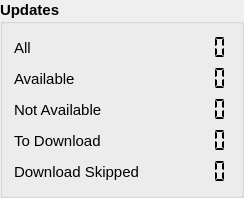
         <widget class="QGroupBox" name="groupBox_2">
          <property name="font">
           <font>
            <pointsize>11</pointsize>
            <bold>true</bold>
           </font>
          </property>
          <property name="title">
           <string>Updates</string>
          </property>
          <layout class="QHBoxLayout" name="horizontalLayout_5" stretch="50,50">
           <item>
            <layout class="QVBoxLayout" name="verticalLayout_6">
             <item>
              <widget class="QLabel" name="label_6">
               <property name="minimumSize">
                <size>
                 <width>130</width>
                 <height>25</height>
                </size>
               </property>
               <property name="maximumSize">
                <size>
                 <width>130</width>
                 <height>25</height>
                </size>
               </property>
               <property name="baseSize">
                <size>
                 <width>130</width>
                 <height>25</height>
                </size>
               </property>
               <property name="font">
                <font>
                 <pointsize>11</pointsize>
                 <bold>false</bold>
                </font>
               </property>
               <property name="text">
                <string>All</string>
               </property>
              </widget>
             </item>
             <item>
              <widget class="QLabel" name="label_7">
               <property name="minimumSize">
                <size>
                 <width>130</width>
                 <height>25</height>
                </size>
               </property>
               <property name="maximumSize">
                <size>
                 <width>130</width>
                 <height>25</height>
                </size>
               </property>
               <property name="baseSize">
                <size>
                 <width>130</width>
                 <height>25</height>
                </size>
               </property>
               <property name="font">
                <font>
                 <pointsize>11</pointsize>
                 <bold>false</bold>
                </font>
               </property>
               <property name="text">
                <string>Available</string>
               </property>
              </widget>
             </item>
             <item>
              <widget class="QLabel" name="label_8">
               <property name="minimumSize">
                <size>
                 <width>130</width>
                 <height>25</height>
                </size>
               </property>
               <property name="maximumSize">
                <size>
                 <width>130</width>
                 <height>25</height>
                </size>
               </property>
               <property name="baseSize">
                <size>
                 <width>130</width>
                 <height>25</height>
                </size>
               </property>
               <property name="font">
                <font>
                 <pointsize>11</pointsize>
                 <bold>false</bold>
                </font>
               </property>
               <property name="text">
                <string>Not Available</string>
               </property>
              </widget>
             </item>
             <item>
              <widget class="QLabel" name="label_9">
               <property name="minimumSize">
                <size>
                 <width>130</width>
                 <height>25</height>
                </size>
               </property>
               <property name="maximumSize">
                <size>
                 <width>130</width>
                 <height>25</height>
                </size>
               </property>
               <property name="baseSize">
                <size>
                 <width>130</width>
                 <height>25</height>
                </size>
               </property>
               <property name="font">
                <font>
                 <pointsize>11</pointsize>
                 <bold>false</bold>
                </font>
               </property>
               <property name="text">
                <string>To Download</string>
               </property>
              </widget>
             </item>
             <item>
              <widget class="QLabel" name="label_10">
               <property name="minimumSize">
                <size>
                 <width>130</width>
                 <height>25</height>
                </size>
               </property>
               <property name="maximumSize">
                <size>
                 <width>130</width>
                 <height>25</height>
                </size>
               </property>
               <property name="baseSize">
                <size>
                 <width>130</width>
                 <height>25</height>
                </size>
               </property>
               <property name="font">
                <font>
                 <pointsize>11</pointsize>
                 <bold>false</bold>
                </font>
               </property>
               <property name="text">
                <string>Download Skipped</string>
               </property>
              </widget>
             </item>
            </layout>
           </item>
           <item>
            <layout class="QVBoxLayout" name="verticalLayout_7">
             <item>
              <widget class="QLCDNumber" name="lcdNumberU0">
               <property name="minimumSize">
                <size>
                 <width>80</width>
                 <height>25</height>
                </size>
               </property>
               <property name="maximumSize">
                <size>
                 <width>80</width>
                 <height>25</height>
                </size>
               </property>
               <property name="baseSize">
                <size>
                 <width>80</width>
                 <height>25</height>
                </size>
               </property>
               <property name="font">
                <font>
                 <pointsize>11</pointsize>
                 <bold>false</bold>
                </font>
               </property>
               <property name="frameShape">
                <enum>QFrame::NoFrame</enum>
               </property>
               <property name="frameShadow">
                <enum>QFrame::Sunken</enum>
               </property>
               <property name="digitCount">
                <number>6</number>
               </property>
               <property name="segmentStyle">
                <enum>QLCDNumber::Flat</enum>
               </property>
               <property name="intValue" stdset="0">
                <number>0</number>
               </property>
              </widget>
             </item>
             <item>
              <widget class="QLCDNumber" name="lcdNumberU1">
               <property name="minimumSize">
                <size>
                 <width>80</width>
                 <height>25</height>
                </size>
               </property>
               <property name="maximumSize">
                <size>
                 <width>80</width>
                 <height>25</height>
                </size>
               </property>
               <property name="baseSize">
                <size>
                 <width>80</width>
                 <height>25</height>
                </size>
               </property>
               <property name="palette">
                <palette>
                 <active>
                  <colorrole role="WindowText">
                   <brush brushstyle="SolidPattern">
                    <color alpha="255">
                     <red>0</red>
                     <green>170</green>
                     <blue>0</blue>
                    </color>
                   </brush>
                  </colorrole>
                 </active>
                 <inactive/>
                 <disabled/>
                </palette>
               </property>
               <property name="font">
                <font>
                 <pointsize>11</pointsize>
                 <bold>false</bold>
                </font>
               </property>
               <property name="frameShape">
                <enum>QFrame::NoFrame</enum>
               </property>
               <property name="frameShadow">
                <enum>QFrame::Sunken</enum>
               </property>
               <property name="digitCount">
                <number>6</number>
               </property>
               <property name="segmentStyle">
                <enum>QLCDNumber::Flat</enum>
               </property>
               <property name="intValue" stdset="0">
                <number>0</number>
               </property>
              </widget>
             </item>
             <item>
              <widget class="QLCDNumber" name="lcdNumberU2">
               <property name="minimumSize">
                <size>
                 <width>80</width>
                 <height>25</height>
                </size>
               </property>
               <property name="maximumSize">
                <size>
                 <width>80</width>
                 <height>25</height>
                </size>
               </property>
               <property name="baseSize">
                <size>
                 <width>80</width>
                 <height>25</height>
                </size>
               </property>
               <property name="palette">
                <palette>
                 <active>
                  <colorrole role="WindowText">
                   <brush brushstyle="SolidPattern">
                    <color alpha="255">
                     <red>255</red>
                     <green>0</green>
                     <blue>0</blue>
                    </color>
                   </brush>
                  </colorrole>
                 </active>
                 <inactive/>
                 <disabled/>
                </palette>
               </property>
               <property name="font">
                <font>
                 <pointsize>11</pointsize>
                 <bold>false</bold>
                </font>
               </property>
               <property name="frameShape">
                <enum>QFrame::NoFrame</enum>
               </property>
               <property name="frameShadow">
                <enum>QFrame::Sunken</enum>
               </property>
               <property name="digitCount">
                <number>6</number>
               </property>
               <property name="segmentStyle">
                <enum>QLCDNumber::Flat</enum>
               </property>
               <property name="intValue" stdset="0">
                <number>0</number>
               </property>
              </widget>
             </item>
             <item>
              <widget class="QLCDNumber" name="lcdNumberU3">
               <property name="minimumSize">
                <size>
                 <width>80</width>
                 <height>25</height>
                </size>
               </property>
               <property name="maximumSize">
                <size>
                 <width>80</width>
                 <height>25</height>
                </size>
               </property>
               <property name="baseSize">
                <size>
                 <width>80</width>
                 <height>25</height>
                </size>
               </property>
               <property name="palette">
                <palette>
                 <active>
                  <colorrole role="WindowText">
                   <brush brushstyle="SolidPattern">
                    <color alpha="255">
                     <red>223</red>
                     <green>149</green>
                     <blue>0</blue>
                    </color>
                   </brush>
                  </colorrole>
                 </active>
                 <inactive/>
                 <disabled/>
                </palette>
               </property>
               <property name="font">
                <font>
                 <pointsize>11</pointsize>
                 <bold>false</bold>
                </font>
               </property>
               <property name="frameShape">
                <enum>QFrame::NoFrame</enum>
               </property>
               <property name="frameShadow">
                <enum>QFrame::Sunken</enum>
               </property>
               <property name="digitCount">
                <number>6</number>
               </property>
               <property name="segmentStyle">
                <enum>QLCDNumber::Flat</enum>
               </property>
               <property name="intValue" stdset="0">
                <number>0</number>
               </property>
              </widget>
             </item>
             <item>
              <widget class="QLCDNumber" name="lcdNumberU4">
               <property name="minimumSize">
                <size>
                 <width>80</width>
                 <height>25</height>
                </size>
               </property>
               <property name="maximumSize">
                <size>
                 <width>80</width>
                 <height>25</height>
                </size>
               </property>
               <property name="baseSize">
                <size>
                 <width>80</width>
                 <height>25</height>
                </size>
               </property>
               <property name="palette">
                <palette>
                 <active>
                  <colorrole role="WindowText">
                   <brush brushstyle="SolidPattern">
                    <color alpha="255">
                     <red>0</red>
                     <green>170</green>
                     <blue>255</blue>
                    </color>
                   </brush>
                  </colorrole>
                 </active>
                 <inactive/>
                 <disabled/>
                </palette>
               </property>
               <property name="font">
                <font>
                 <pointsize>11</pointsize>
                 <bold>false</bold>
                </font>
               </property>
               <property name="frameShape">
                <enum>QFrame::NoFrame</enum>
               </property>
               <property name="frameShadow">
                <enum>QFrame::Sunken</enum>
               </property>
               <property name="digitCount">
                <number>6</number>
               </property>
               <property name="segmentStyle">
                <enum>QLCDNumber::Flat</enum>
               </property>
               <property name="intValue" stdset="0">
                <number>0</number>
               </property>
              </widget>
             </item>
            </layout>
           </item>
          </layout>
         </widget>
